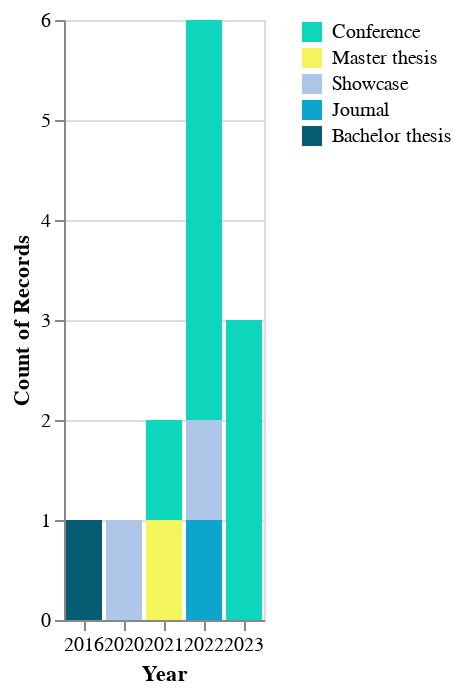

Describe this chart as a Vega-Lite specification.
### Vega-Lite specification from a JSON file in a GitHub repository (floating-point values rounded to 4 significant figures)
{"$schema": "https://vega.github.io/schema/vega-lite/v5.json", "data": {"values": [{"Link": "--", "Publications": "Codemotion Milan", "Type": "Conference", "Year": "2023"}, {"Link": "https://bidigital.it", "Publications": "BiDigital - speaker with PythonBiellaGroup", "Type": "Conference", "Year": "2023"}, {"Link": "--", "Publications": "Pycon IT 2023", "Type": "Conference", "Year": "2023"}, {"Link": "https://youtu.be/ERfWbg6lYgo", "Publications": "Modern data engineering part 1", "Type": "Conference", "Year": "2022"}, {"Link": "https://youtu.be/dWkjj2HxHyI", "Publications": "Modern data engineering part 2", "Type": "Conference", "Year": "2022"}, {"Link": "--", "Publications": "Sentiment analysis on social media", "Type": "Journal", "Year": "2022"}, {"Link": "--", "Publications": "Data quality tool (Great Expectations) for @Hype", "Type": "Showcase", "Year": "2022"}, {"Link": "https://youtu.be/2MB0O9ETLd8", "Publications": "PythonBiellaGroup closing year conference", "Type": "Conference", "Year": "2022"}, {"Link": "https://bidigital.it", "Publications": "BiDigital - speaker", "Type": "Conference", "Year": "2022"}, {"Link": "--", "Publications": "Refactoring of an ETL pipeline concerning data produced by sensors mounted on logistic machines", "Type": "Master thesis", "Year": "2021"}, {"Link": "https://youtu.be/4RoCMuSYhD4", "Publications": "Web scraping on social media and sentiment analysis", "Type": "Conference", "Year": "2021"}, {"Link": "https://github.com/airaghidavide/employee-churn-classifier", "Publications": "ML employee churn prediction @Reti S.p.a", "Type": "Showcase", "Year": "2020"}, {"Link": "--", "Publications": "Identification of a KPI dashboard and developing of a tool to monitor them", "Type": "Bachelor thesis", "Year": "2016"}]}, "encoding": {"color": {"field": "Type", "scale": {"domain": ["Conference", "Master thesis", "Showcase", "Journal", "Bachelor thesis"], "range": ["#0ed6bd", "#f5f65d", "#aec7e8", "#0da5ce", "#065c72"]}, "title": "", "type": "nominal"}, "tooltip": {"field": "Publications", "type": "nominal"}, "x": {"field": "Year", "timeUnit": "year", "title": "Year", "type": "ordinal"}, "y": {"aggregate": "count", "type": "quantitative"}}, "mark": "bar"}
